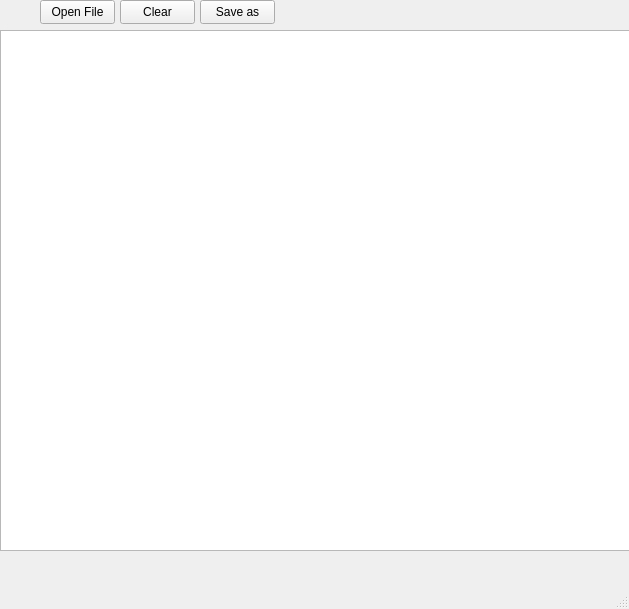
<?xml version="1.0" encoding="UTF-8"?>
<ui version="4.0">
 <class>MainWindow</class>
 <widget class="QMainWindow" name="MainWindow">
  <property name="geometry">
   <rect>
    <x>0</x>
    <y>0</y>
    <width>629</width>
    <height>609</height>
   </rect>
  </property>
  <property name="windowTitle">
   <string>MainWindow</string>
  </property>
  <widget class="QWidget" name="centralwidget">
   <widget class="QPlainTextEdit" name="plainTextEdit">
    <property name="geometry">
     <rect>
      <x>0</x>
      <y>30</y>
      <width>641</width>
      <height>521</height>
     </rect>
    </property>
   </widget>
   <widget class="QPushButton" name="pushButton">
    <property name="geometry">
     <rect>
      <x>40</x>
      <y>0</y>
      <width>75</width>
      <height>24</height>
     </rect>
    </property>
    <property name="text">
     <string>Open File</string>
    </property>
   </widget>
   <widget class="QPushButton" name="pushButton_2">
    <property name="geometry">
     <rect>
      <x>120</x>
      <y>0</y>
      <width>75</width>
      <height>24</height>
     </rect>
    </property>
    <property name="text">
     <string>Clear</string>
    </property>
   </widget>
   <widget class="QPushButton" name="pushButton_3">
    <property name="geometry">
     <rect>
      <x>200</x>
      <y>0</y>
      <width>75</width>
      <height>24</height>
     </rect>
    </property>
    <property name="text">
     <string>Save as</string>
    </property>
   </widget>
  </widget>
  <widget class="QStatusBar" name="statusbar"/>
  <widget class="QMenuBar" name="menuBar">
   <property name="geometry">
    <rect>
     <x>0</x>
     <y>0</y>
     <width>629</width>
     <height>33</height>
    </rect>
   </property>
  </widget>
 </widget>
 <resources/>
 <connections/>
</ui>
